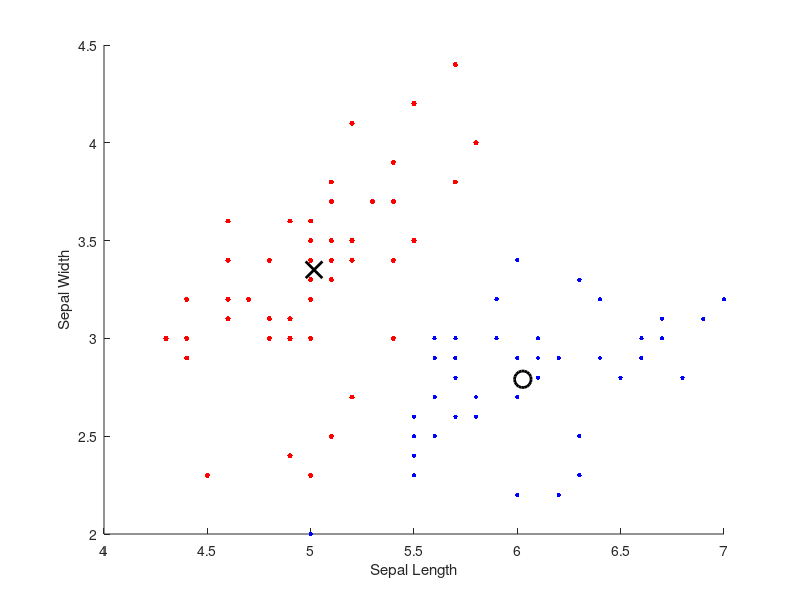

Reproduce this figure in MATLAB.
clear all; 
close all; 
%   X is the dataset size 100x2 
%   Column 1: sepal length 
%   Column 2: sepal width 

X = dlmread('simple_iris_dataset.dat'); 
N = length(X);  % N=100 

% Initialization - take 2 random samples from data set 
ctr1 = X(randi([1,N]),:); 
ctr2 = X(randi([1,N]),:); 

% Misc. initialization 
idx_c1 = zeros(50,1); 
idx_c2 = zeros(50,1);
cl1 = zeros(100,2); 
cl2 = zeros(100,2); 
itr = 0;

%%%%%%%%%%%%%%%%%%%%%%%%%%%%%%%%%%%%%%%%%%%%%%%%%%%%%%%%%%%%%%%%% 
% K-means algorithm 

for itr = 1:100
    idx_c1 = [];
    idx_c2 = [];
    
    for i = 1:100
        
        d1 = (ctr1(1,1)-X(i,1))^2 + (ctr1(1,2)-X(i,2))^2;
        d2 = (ctr2(1,1)-X(i,1))^2 + (ctr2(1,2)-X(i,2))^2;
        
        if(d1 < d2)
            idx_c1 = [idx_c1 ; i];
            
        else
            idx_c2 = [idx_c2 ; i];
            
        end 
        
    end
    
    temp1 = ctr1;
    temp2 = ctr2;
    
    ctr1 = [mean(X(idx_c1' , 1)), mean(X(idx_c1', 2))];
    ctr2 = [mean(X(idx_c2' , 1)), mean(X(idx_c2', 2))];
    
    if isequal(temp1, ctr1) && isequal(temp2, ctr2)
        fprintf("Converges after %d iterations\n",itr);
        break
    end
    
end

% Print the number of iterations required for the algorithm to converge 
  
%%%%%%%%%%%%%%%%%%%%%%%%%%%%%%%%%%%%%%%%%%%%%%%%%%%%%%%%%%%%%%%%%

figure; 
hold on; 
xlabel('Sepal Length'); 
ylabel('Sepal Width'); 

% idx_c1 is a vector containing the indices of the points in X 
% that belong to cluster 1 (Mx1) 
% idx_c2 is a vector containing the indices of the points in X 
% that belong to cluster 2 (N-M x 1), N=100 

% Plot clustered data with two different colors; X is 100x2 
plot(X(idx_c1,1),X(idx_c1,2),'r.','MarkerSize',12) 
plot(X(idx_c2,1),X(idx_c2,2),'b.','MarkerSize',10) 

% Plot centroid of each cluster 
plot(ctr1(:,1),ctr1(:,2), 'kx', 'MarkerSize',12,'LineWidth',2); 
plot(ctr2(:,1),ctr2(:,2), 'ko', 'MarkerSize',12,'LineWidth',2); 










